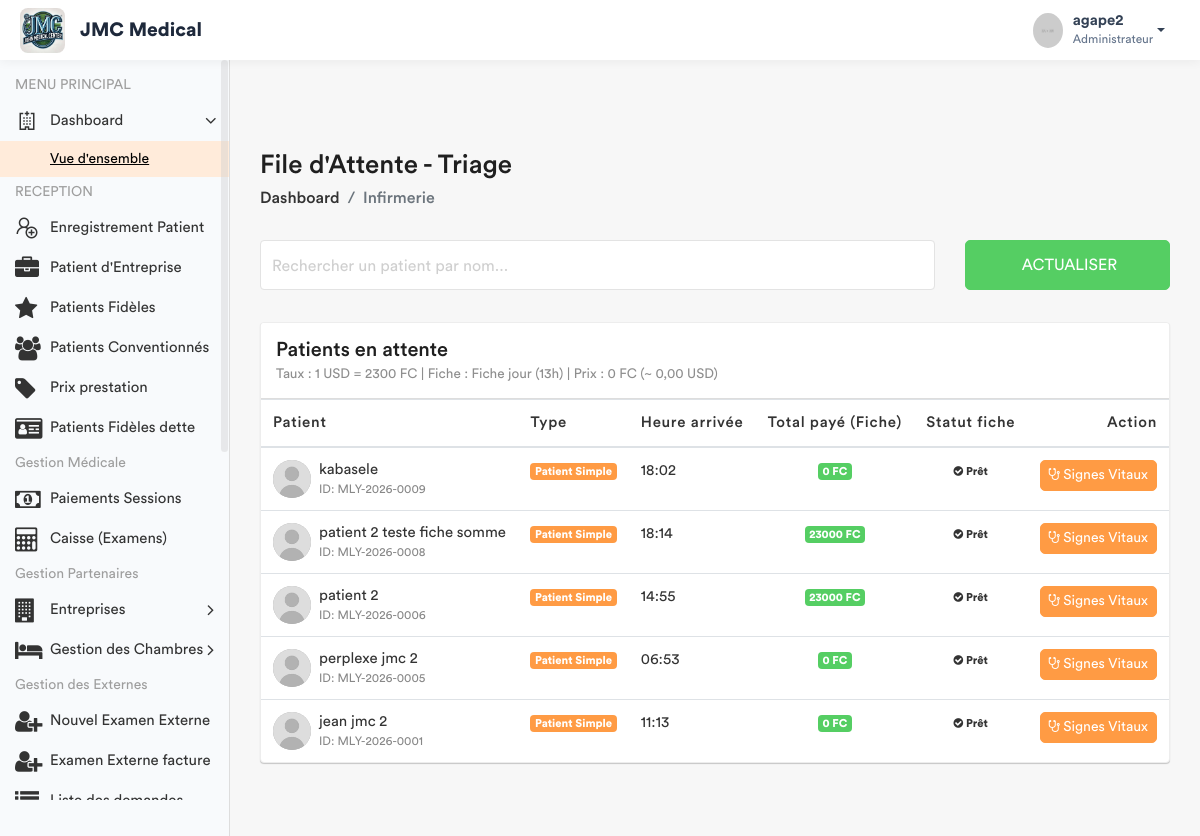
Before: /infirmerie/attente/ (signed in) with the older database file.
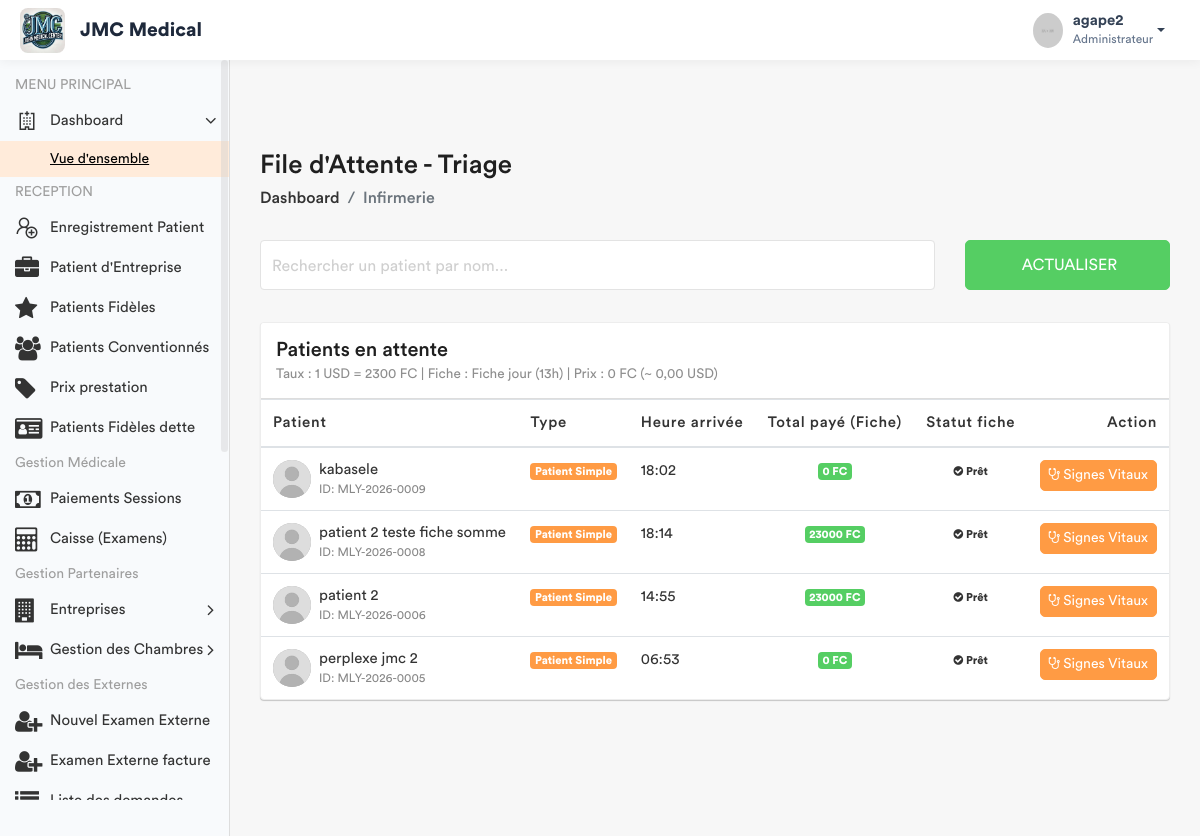
After: the same page with the newer database file.
### app/models.py (models this page shows, shortened)
class Patient(models.Model):
    TYPE_CHOICES = [
        ('SIMPLE', 'Patient Simple'),
        ('FIDELE', 'Patient Fidèle'),
        ('CONVENTIONNE', 'Patient Conventionné'),
    ]
    code_patient = models.CharField(max_length=20, unique=True, editable=False)
    noms = models.CharField(max_length=100)
    service = models.ForeignKey('Service', on_delete=models.PROTECT, related_name='patients', null=True)
    sexe = models.CharField(max_length=1, choices=[('M', 'Masculin'), ('F', 'Féminin')])
    age = models.CharField(max_length=30)
    adresse = models.TextField()
    telephone = models.CharField(max_length=20)
    hopital = models.ForeignKey(Hopital , on_delete=models.SET_NULL , related_name= 'patient_hopital', null = True)
    type_patient = models.CharField(max_length=15, choices=TYPE_CHOICES, default='SIMPLE')
    a_carte_fidelite = models.BooleanField(default=False, verbose_name="Possède carte de fidélité")
    entreprise = models.ForeignKey(
        'Entreprise',
        on_delete=models.SET_NULL,
        null=True,
        blank=True,
        related_name='patients',
        verbose_name="Entreprise (si conventionné)"
    )
    fiche_payee = models.BooleanField(default=False)
    created_by = models.ForeignKey(User, on_delete=models.SET_NULL, null=True, related_name='patients_crees')
    date_creation = models.DateTimeField(auto_now_add=True)
    date_modification = models.DateTimeField(auto_now=True)

### app/views.py (the view)
# urls.py: path('infirmerie/attente/', views.liste_attente_triage, name='liste_attente_triage'),
@login_required
def liste_attente_triage(request):
    taux = ConfigurationHopital.get_taux()  # 1 USD = taux CDF
    role = Fonction.objects.select_related('hopital', 'fonctionKey').filter(userKey=request.user).first()
    hopital_user = role.hopital if role else None
    if not hopital_user:
        messages.error(request, "Votre compte n'est rattaché à aucun hôpital.")
        return redirect('enregistrement_patient')
    now = timezone.now()
    if timezone.is_naive(now):
        now = timezone.make_aware(now, timezone.get_current_timezone())
    now_local = timezone.localtime(now)
    heure_actuelle = now_local.hour
    est_nuit = heure_actuelle >= 16 or heure_actuelle < 7
    libelle_cible = "Fiche nuit" if est_nuit else "Fiche jour"
    prestation_fiche = Prestation.objects.filter(
        categorie='ADM',
        libelle__icontains=libelle_cible,
        hopital=hopital_user
    ).first()
    if not prestation_fiche:
        messages.error(
            request,
            f"La prestation '{libelle_cible}' n'est pas configurée pour votre hôpital."
        )
        prix_fiche_cdf = Decimal('0')
    else:
        prix_fiche_cdf = prestation_fiche.prix or Decimal('0')
    prix_fiche_usd = prix_fiche_cdf / taux if taux else Decimal('0')
    patients_liste = Patient.objects.filter(hopital=hopital_user).order_by('-date_creation')
    for patient in patients_liste:
        if patient.type_patient != 'SIMPLE':
            patient.a_solde_fiche = True
            patient.total_fiche_cdf = Decimal('0')  # ou total_fiche_usd si tu veux garder ce champ
            patient.doit_payer_fiche = False
        else:
            patient.doit_payer_fiche = True
            paiements = Paiement.objects.filter(
                patient=patient,
                service='FICHE',
                hopital=hopital_user
            )
            total_paye_cdf = Decimal('0')
            for p in paiements:
                if p.devise == 'CDF':
                    total_paye_cdf += p.montant_verse
                else:  # USD
                    total_paye_cdf += p.montant_verse * taux
            patient.total_fiche_cdf = total_paye_cdf
            patient.a_solde_fiche = total_paye_cdf >= prix_fiche_cdf
        patient.a_signes_vitaux_deja_pris = SigneVital.objects.filter(patient=patient).exists()
    fonctionKey = role.fonctionKey.roleName if (role and role.fonctionKey) else None
    return render(request, 'back-end/infirmerie/liste_attente.html', {
        'patients': patients_liste,
        'taux': taux,
        'prix_fiche': prix_fiche_usd,      # pour affichage en USD si tu veux
        'prix_fiche_cdf': prix_fiche_cdf,  # pour affichage en CDF
        'fonctionKey': fonctionKey,
        'libelle_cible': libelle_cible,
        'est_nuit': est_nuit,
        'heure_actuelle': heure_actuelle,
    })

### app/models.py (called while the page is built)
    @classmethod
    def get_taux(cls):
        config = cls.objects.first()
        if config:
            return config.taux_usd_en_cdf
        return Decimal('2500.00')

### app/templates/back-end/infirmerie/liste_attente.html (shortened to what the changed rows need)
<!DOCTYPE html>
{% load static %}
<html lang="fr">
    <head>
        {% include 'back-end/includes/css.html' %}
    </head>
    <body>
        <div class="main-wrapper">
            <div class="page-wrapper">
                <div class="content container-fluid">
                    <div class="card card-table mt-3">
                        <div class="card-body">
                            <div class="table-responsive">
                                <table class="table table-hover table-center mb-0" id="patientTable">
                                    <thead>
                                        <tr>
                                            <th>Patient</th>
                                            <th>Type</th>
                                            <th>Heure arrivée</th>
                                            <th class="text-center">Total payé (Fiche)</th>
                                            <th class="text-center">Statut fiche</th>
                                            <th class="text-right">Action</th>
                                        </tr>
                                    </thead>
                                    <tbody>
                                        {% for patient in patients %}
                                        <tr>
                                            <td>
                                                <h2 class="table-avatar">
                                                    <a href="#" class="avatar avatar-sm mr-2">
                                                        <img class="avatar-img rounded-circle" src="{% static 'back-end/assets/img/user.jpg' %}" alt="User">
                                                    </a>
                                                    <a href="#">{{ patient.noms }} <span>ID: {{ patient.code_patient }}</span></a>
                                                </h2>
                                            </td>
                                            <td><span class="badge badge-primary">{{ patient.get_type_patient_display }}</span></td>
                                            <td>{{ patient.date_creation|date:"H:i" }}</td>
                                            <td class="text-center">
                                                {% if patient.type_patient != 'SIMPLE' %}
                                                    <span class="badge badge-secondary">Exonéré</span>
                                                {% else %}
                                                    <span class="badge {% if patient.a_solde_fiche %}badge-success{% else %}badge-warning{% endif %}">
                                                        {{ patient.total_fiche_cdf|floatformat:0 }} FC
                                                    </span>
                                                {% endif %}
                                            </td>
                                            <td class="text-center">
                                                {% if patient.type_patient != 'SIMPLE' %}
                                                    <span class="badge badge-success-border"><i class="fa fa-check-circle"></i> Exonéré</span>
                                                {% elif patient.a_solde_fiche %}
                                                    <span class="badge badge-success-border"><i class="fa fa-check-circle"></i> Prêt</span>
                                                {% else %}
                                                    <span class="badge badge-danger-border"><i class="fa fa-clock"></i> Paiement requis</span>
                                                {% endif %}
                                            </td>
                                            <td class="text-right">
                                                {% if patient.type_patient != 'SIMPLE' %}
                                                    {% if patient.a_signes_vitaux_deja_pris %}
                                                        <button class="btn btn-warning btn-sm" disabled>
                                                            <i class="fa fa-check-square"></i> Déjà prélevé
                                                        </button>
                                                    {% else %}
                                                        <a href="{% url 'saisir_signes' patient.id %}" class="btn btn-primary btn-sm">
                                                            <i class="fa fa-stethoscope"></i> Signes Vitaux
                                                        </a>
                                                    {% endif %}
                                                {% elif not patient.a_solde_fiche and patient.doit_payer_fiche %}
                                                    <button class="btn btn-secondary btn-sm" disabled title="Le patient doit solder la fiche">
                                                        <i class="fa fa-lock"></i> Bloqué
                                                    </button>
                                                {% elif patient.a_signes_vitaux_deja_pris %}
                                                    <button class="btn btn-warning btn-sm" disabled>
                                                        <i class="fa fa-check-square"></i> Déjà prélevé
                                                    </button>
                                                {% else %}
                                                    <a href="{% url 'saisir_signes' patient.id %}" class="btn btn-primary btn-sm">
                                                        <i class="fa fa-stethoscope"></i> Signes Vitaux
                                                    </a>
                                                {% endif %}
                                            </td>
                                        </tr>
                                        {% empty %}
                                        <tr>
                                            <td colspan="6" class="text-center py-4">Aucun patient en attente.</td>
                                        </tr>
                                        {% endfor %}
                                    </tbody>
                                </table>
                            </div>
                        </div>
                    </div>
                </div>
            </div>
        </div>
    </body>
</html>

Changed rows visible on the page:
removed Patient: noms "jean jmc 2", code_patient "MLY-2026-0001", type_patient "Patient Simple", date_creation "11:13", total_fiche_cdf "0", shows "Prêt", shows "Signes Vitaux"
